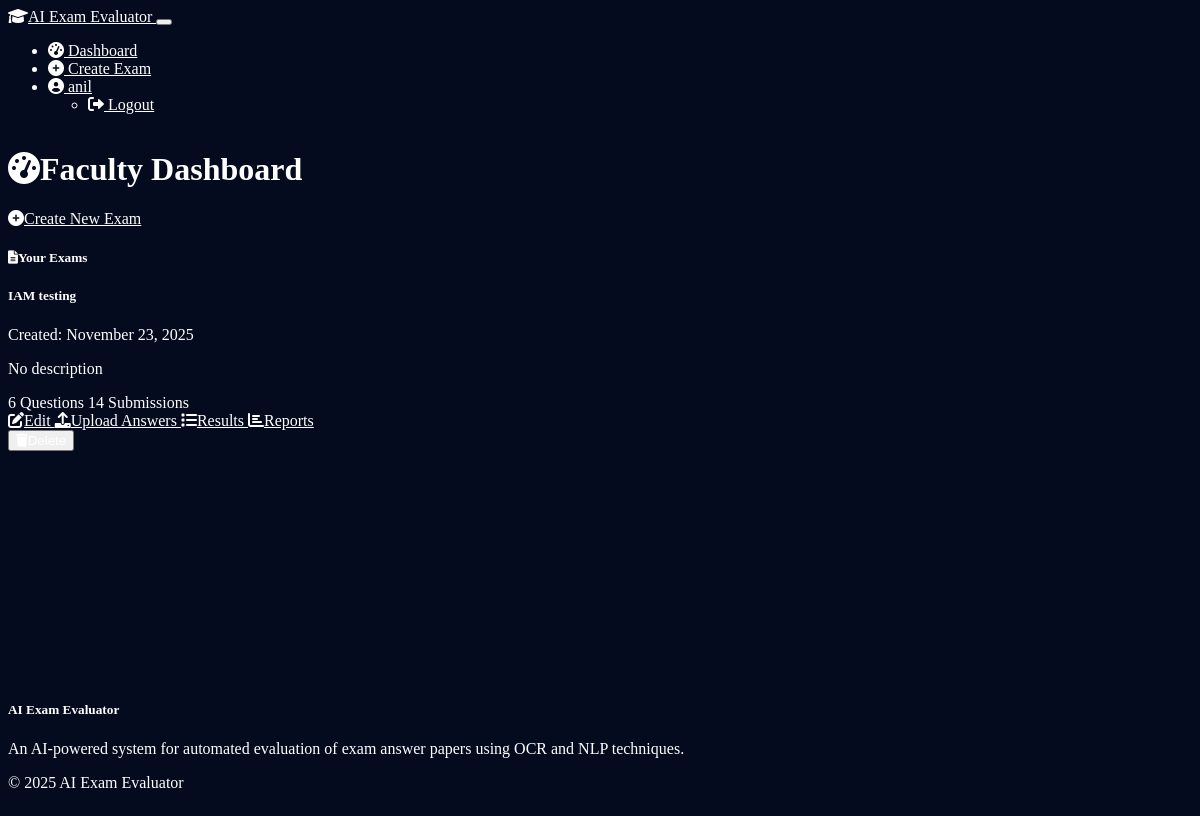
The page /dashboard (signed in) on the database its author committed.
### models.py (models this page shows, shortened)
class User(UserMixin, db.Model):
    id = db.Column(db.Integer, primary_key=True)
    username = db.Column(db.String(64), unique=True, nullable=False)
    email = db.Column(db.String(120), unique=True, nullable=False)
    password_hash = db.Column(db.String(256))
    is_faculty = db.Column(db.Boolean, default=True)
    created_at = db.Column(db.DateTime, default=datetime.utcnow)
    exams = db.relationship('Exam', backref='faculty', lazy=True)

class Exam(db.Model):
    id = db.Column(db.Integer, primary_key=True)
    title = db.Column(db.String(128), nullable=False)
    description = db.Column(db.Text)
    created_at = db.Column(db.DateTime, default=datetime.utcnow)
    faculty_id = db.Column(db.Integer, db.ForeignKey('user.id'), nullable=False)
    questions = db.relationship('Question', backref='exam', lazy=True, cascade="all, delete-orphan")
    submissions = db.relationship('Submission', backref='exam', lazy=True, cascade="all, delete-orphan")

### routes/exam_routes.py (the view)
@exam_bp.route('/dashboard')
@login_required
def dashboard():
    exams = Exam.query.filter_by(faculty_id=current_user.id).order_by(Exam.created_at.desc()).all()
    return render_template('dashboard.html', exams=exams)

### app.py (called while the page is built)
@login_manager.user_loader
def load_user(user_id):
    from models import User
    try:
        return User.query.get(int(user_id))
    except (ValueError, TypeError):
        return None

### templates/dashboard.html (shortened to what this page needs)
{% extends "layout.html" %}
{% block content %}
<div class="container">
  <div class="d-flex justify-content-between align-items-center mb-4">
    <h1 class="h2">
      <i class="fas fa-tachometer-alt me-2"></i>Faculty Dashboard
    </h1>
    <a href="{{ url_for('exam.create_exam') }}" class="btn btn-primary">
      <i class="fas fa-plus-circle me-2"></i>Create New Exam
    </a>
  </div>
  <div class="card shadow-sm">
    <div class="card-header bg-dark">
      <h5 class="card-title mb-0">
        <i class="fas fa-file-alt me-2"></i>Your Exams
      </h5>
    </div>
    <div class="card-body">
      {% if exams %}
        <div class="row">
          {% for exam in exams %}
          <div class="col-md-6 col-lg-4">
            <div class="card exam-card mb-3">
              <div class="card-body">
                <h5 class="card-title">{{ exam.title }}</h5>
                <p class="card-text small text-muted">
                  Created: {{ exam.created_at.strftime('%B %d, %Y') }}
                </p>
                <p class="card-text">
                  {% if exam.description %}
                    {{ exam.description|truncate(100) }}
                  {% else %}
                    <span class="text-muted">No description</span>
                  {% endif %}
                </p>
                <div class="d-flex justify-content-between align-items-center">
                  <div>
                    <span class="badge bg-primary">
                      {{ exam.questions|length }} Questions
                    </span>
                    <span class="badge bg-success">
                      {{ exam.submissions|length }} Submissions
                    </span>
                  </div>
                </div>
              </div>
              <div class="card-footer d-flex justify-content-between gap-2">
                <a href="{{ url_for('exam.edit_exam', exam_id=exam.id) }}" class="btn btn-sm btn-primary">
                  <i class="fas fa-edit me-1"></i>Edit
                </a>
                <a href="{{ url_for('exam.upload_answers', exam_id=exam.id) }}" class="btn btn-sm btn-success">
                  <i class="fas fa-upload me-1"></i>Upload Answers
                </a>
                <a href="{{ url_for('exam.view_submissions', exam_id=exam.id) }}" class="btn btn-sm btn-info">
                  <i class="fas fa-list me-1"></i>Results
                </a>
                <a href="{{ url_for('report.exam_reports', exam_id=exam.id) }}" class="btn btn-sm btn-warning">
                  <i class="fas fa-chart-bar me-1"></i>Reports
                </a>
                <form action="{{ url_for('exam.delete_exam', exam_id=exam.id) }}" method="POST" class="d-inline" onsubmit="return confirm('Are you sure you want to delete this exam? This action cannot be undone.');">
                  <button type="submit" class="btn btn-sm btn-danger">
                    <i class="fas fa-trash me-1"></i>Delete
                  </button>
                </form>
              </div>
            </div>
          </div>
          {% endfor %}
        </div>
      {% endif %}
    </div>
  </div>
</div>
{% endblock %}

### templates/layout.html (shortened to what this page needs)
<!DOCTYPE html>
<html lang="en">
<head>
  <link rel="stylesheet" href="https://cdn.replit.com/agent/bootstrap-agent-dark-theme.min.css">
  <link rel="stylesheet" href="https://cdnjs.cloudflare.com/ajax/libs/font-awesome/6.0.0/css/all.min.css">
  <link rel="stylesheet" href="{{ url_for('static', filename='css/custom.css') }}">
</head>
<body data-bs-theme="dark">
  <nav class="navbar navbar-expand-lg navbar-dark bg-dark">
    <div class="container">
      <a class="navbar-brand" href="{{ url_for('auth.index') }}">
        <i class="fas fa-graduation-cap me-2"></i>AI Exam Evaluator
      </a>
      <button class="navbar-toggler" type="button" data-bs-toggle="collapse" data-bs-target="#navbarNav">
      </button>
      <div class="collapse navbar-collapse" id="navbarNav">
        <ul class="navbar-nav ms-auto">
          {% if current_user.is_authenticated %}
            <li class="nav-item">
              <a class="nav-link" href="{{ url_for('exam.dashboard') }}">
                <i class="fas fa-tachometer-alt me-1"></i> Dashboard
              </a>
            </li>
            <li class="nav-item">
              <a class="nav-link" href="{{ url_for('exam.create_exam') }}">
                <i class="fas fa-plus-circle me-1"></i> Create Exam
              </a>
            </li>
            <li class="nav-item dropdown">
              <a class="nav-link dropdown-toggle" href="#" id="navbarDropdown" role="button" data-bs-toggle="dropdown">
                <i class="fas fa-user-circle me-1"></i> {{ current_user.username }}
              </a>
              <ul class="dropdown-menu dropdown-menu-end">
                <li>
                  <a class="dropdown-item" href="{{ url_for('auth.logout') }}">
                    <i class="fas fa-sign-out-alt me-1"></i> Logout
                  </a>
                </li>
              </ul>
            </li>
          {% endif %}
        </ul>
      </div>
    </div>
  </nav>
  <main class="container py-4">
    {% block content %}{% endblock %}
  </main>
  <footer class="bg-dark text-light py-4 mt-5">
    <div class="container">
      <div class="row">
        <div class="col-md-6">
          <h5>AI Exam Evaluator</h5>
          <p>An AI-powered system for automated evaluation of exam answer papers using OCR and NLP techniques.</p>
        </div>
        <div class="col-md-6 text-md-end">
          <p>&copy; 2025 AI Exam Evaluator</p>
        </div>
      </div>
    </div>
  </footer>
</body>
</html>

### static/css/custom.css (style rules this page uses)
body { min-height: 100vh; display: flex; flex-direction: column; color: #fff; background-color: #050b1f; }
body, body * { color: #fff !important; }
main { flex: 1; }

### rows shown on the page
User: username "anil"
Exam: title "IAM testing", created_at "November 23, 2025", description "No description", questions|length "6", submissions|length "14"
